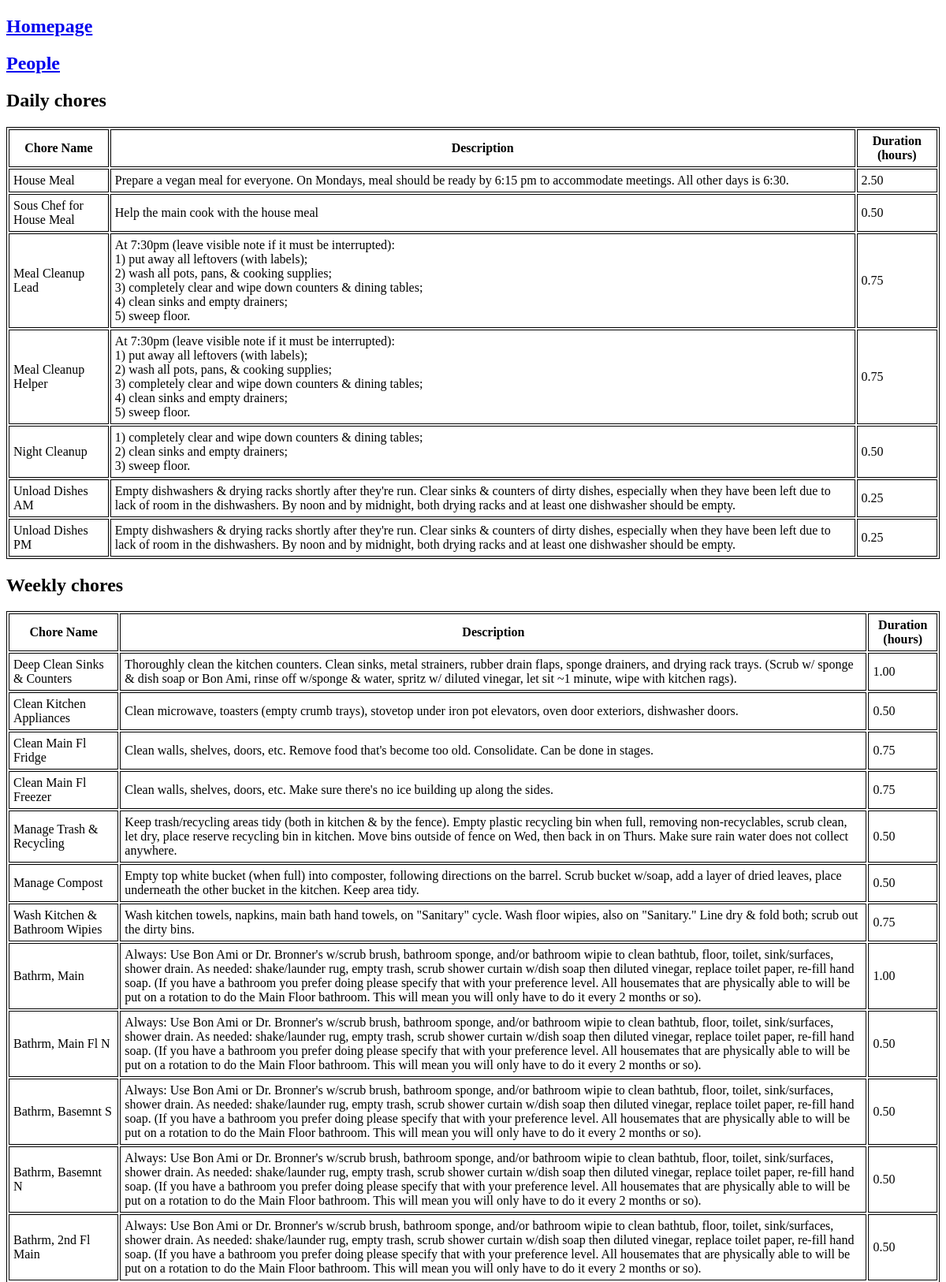
The page /tasks (upper part) on the database its author committed.
### tables this page shows
CREATE TABLE "daily_tasks" (
"id" INTEGER,
  "task" TEXT,
  "category" TEXT,
  "description" TEXT,
  "duration_hours" REAL
);

CREATE TABLE "weekly_tasks" (
"id" INTEGER,
  "task" TEXT,
  "category" TEXT,
  "description" TEXT,
  "duration_hours" REAL
);

### chore_chart.py (the view)
@app.route("/tasks")
def tasks():
    with sqlite3.connect(db) as con:
        daily_tasks = pd.read_sql(con=con, sql="SELECT * FROM daily_tasks")
        weekly_tasks = pd.read_sql(con=con, sql="SELECT * FROM weekly_tasks")
        occasional_tasks = pd.read_sql(
            con=con, sql="SELECT * FROM occasional_tasks",
            parse_dates = 'date_last_performed'
        )
        seasonal_tasks = pd.read_sql(
            con=con, sql="SELECT * FROM seasonal_tasks",
            parse_dates = 'date_last_performed'
        )
    return render_template(
        "tasks.html",
        daily_chores = daily_tasks,
        weekly_chores = weekly_tasks,
        occasional_chores = occasional_tasks,
        seasonal_chores = seasonal_tasks
    )

### templates/tasks.html (shortened to what this page needs)
<!doctype html>
<html>
  <head>
    <link rel="stylesheet" href="{{ url_for('static', filename='style.css') }}">
  </head>
  <body>
    <h2><a href="/">Homepage</a></h2>
    <h2><a href="/people">People</a></h2>
    <h2>Daily chores</h2>
    <table>
      <tr>
	<th>Chore Name</th>
	<th>Description</th>
	<th>Duration (hours)</th>
      </tr>
      {% for chore in daily_chores.itertuples() %}
      <tr>
	<td>{{chore.task}}</td>
	<td>{{chore.description.replace('\n', '<br>') | safe}}</td>
	<td>{{'%.2f' % chore.duration_hours}}</td>
      </tr>
      {% endfor %}
    </table>
    <h2>Weekly chores</h2>
    <table>
      <tr>
	<th>Chore Name</th>
	<th>Description</th>
	<th>Duration (hours)</th>
      </tr>
      {% for chore in weekly_chores.itertuples() %}
      <tr>
	<td>{{chore.task}}</td>
	<td>{{chore.description.replace('\n', '<br>') | safe}}</td>
	<td>{{'%.2f' % chore.duration_hours}}</td>
      </tr>
      {% endfor %}
    </table>
  </body>
</html>

### static/style.css (style rules this page uses)
table, th, td { border: 1px solid; }
th, td { padding: 5px; }

### rows shown on the page
daily_tasks: task "House Meal", description.replace "Prepare a vegan meal for everyone. On Mondays, meal should be ready by 6:15 pm to accommodate meetings. All other days is 6:30.", duration_hours "2.50"
daily_tasks: task "Sous Chef for House Meal", description.replace "Help the main cook with the house meal", duration_hours "0.50"
daily_tasks: task "Meal Cleanup Lead", description.replace "At 7:30pm (leave visible note if it must be interrupted): 1) put away all leftovers (with labels); 2) wash all pots, pans, & cooking supplies; 3) completely clear and wipe down counters & dining tables; 4) clean sinks and empty drainers; 5) sweep floor.", duration_hours "0.75"
daily_tasks: task "Meal Cleanup Helper", description.replace "At 7:30pm (leave visible note if it must be interrupted): 1) put away all leftovers (with labels); 2) wash all pots, pans, & cooking supplies; 3) completely clear and wipe down counters & dining tables; 4) clean sinks and empty drainers; 5) sweep floor.", duration_hours "0.75"
daily_tasks: task "Night Cleanup", description.replace "1) completely clear and wipe down counters & dining tables; 2) clean sinks and empty drainers; 3) sweep floor.", duration_hours "0.50"
daily_tasks: task "Unload Dishes AM", description.replace "Empty dishwashers & drying racks shortly after they're run. Clear sinks & counters of dirty dishes, especially when they have been left due to lack of room in the dishwashers. By noon and by midnight, both drying racks and at least one dishwasher should be empty.", duration_hours "0.25"
daily_tasks: task "Unload Dishes PM", description.replace "Empty dishwashers & drying racks shortly after they're run. Clear sinks & counters of dirty dishes, especially when they have been left due to lack of room in the dishwashers. By noon and by midnight, both drying racks and at least one dishwasher should be empty.", duration_hours "0.25"
weekly_tasks: task "Deep Clean Sinks & Counters", description.replace "Thoroughly clean the kitchen counters. Clean sinks, metal strainers, rubber drain flaps, sponge drainers, and drying rack trays. (Scrub w/ sponge & dish soap or Bon Ami, rinse off w/sponge & water, spritz w/ diluted vinegar, let sit ~1 minute, wipe with kitchen rags).", duration_hours "1.00"
weekly_tasks: task "Clean Kitchen Appliances", description.replace "Clean microwave, toasters (empty crumb trays), stovetop under iron pot elevators, oven door exteriors, dishwasher doors.", duration_hours "0.50"
weekly_tasks: task "Clean Main Fl Fridge", description.replace "Clean walls, shelves, doors, etc. Remove food that's become too old. Consolidate. Can be done in stages.", duration_hours "0.75"
weekly_tasks: task "Clean Main Fl Freezer", description.replace "Clean walls, shelves, doors, etc. Make sure there's no ice building up along the sides.", duration_hours "0.75"
weekly_tasks: task "Manage Trash & Recycling", description.replace "Keep trash/recycling areas tidy (both in kitchen & by the fence). Empty plastic recycling bin when full, removing non-recyclables, scrub clean, let dry, place reserve recycling bin in kitchen. Move bins outside of fence on Wed, then back in on Thurs. Make sure rain water does not collect anywhere.", duration_hours "0.50"
weekly_tasks: task "Manage Compost", description.replace "Empty top white bucket (when full) into composter, following directions on the barrel. Scrub bucket w/soap, add a layer of dried leaves, place underneath the other bucket in the kitchen. Keep area tidy.", duration_hours "0.50"
weekly_tasks: task "Wash Kitchen & Bathroom Wipies", description.replace "Wash kitchen towels, napkins, main bath hand towels, on \"Sanitary\" cycle. Wash floor wipies, also on \"Sanitary.\" Line dry & fold both; scrub out the dirty bins.", duration_hours "0.75"
weekly_tasks: task "Bathrm, Main", description.replace "Always: Use Bon Ami or Dr. Bronner's w/scrub brush, bathroom sponge, and/or bathroom wipie to clean bathtub, floor, toilet, sink/surfaces, shower drain. As needed: shake/launder rug, empty trash, scrub shower curtain w/dish soap then diluted vinegar, replace toilet paper, re-fill hand soap. (If you have a bathroom you prefer doing please specify that with your preference level. All housemates that are physically able to will be put on a rotation to do the Main Floor bathroom. This will mean you will only have to do it every 2 months or so).", duration_hours "1.00"
weekly_tasks: task "Bathrm, Main Fl N", description.replace "Always: Use Bon Ami or Dr. Bronner's w/scrub brush, bathroom sponge, and/or bathroom wipie to clean bathtub, floor, toilet, sink/surfaces, shower drain. As needed: shake/launder rug, empty trash, scrub shower curtain w/dish soap then diluted vinegar, replace toilet paper, re-fill hand soap. (If you have a bathroom you prefer doing please specify that with your preference level. All housemates that are physically able to will be put on a rotation to do the Main Floor bathroom. This will mean you will only have to do it every 2 months or so).", duration_hours "0.50"
weekly_tasks: task "Bathrm, Basemnt S", description.replace "Always: Use Bon Ami or Dr. Bronner's w/scrub brush, bathroom sponge, and/or bathroom wipie to clean bathtub, floor, toilet, sink/surfaces, shower drain. As needed: shake/launder rug, empty trash, scrub shower curtain w/dish soap then diluted vinegar, replace toilet paper, re-fill hand soap. (If you have a bathroom you prefer doing please specify that with your preference level. All housemates that are physically able to will be put on a rotation to do the Main Floor bathroom. This will mean you will only have to do it every 2 months or so).", duration_hours "0.50"
weekly_tasks: task "Bathrm, Basemnt N", description.replace "Always: Use Bon Ami or Dr. Bronner's w/scrub brush, bathroom sponge, and/or bathroom wipie to clean bathtub, floor, toilet, sink/surfaces, shower drain. As needed: shake/launder rug, empty trash, scrub shower curtain w/dish soap then diluted vinegar, replace toilet paper, re-fill hand soap. (If you have a bathroom you prefer doing please specify that with your preference level. All housemates that are physically able to will be put on a rotation to do the Main Floor bathroom. This will mean you will only have to do it every 2 months or so).", duration_hours "0.50"
weekly_tasks: task "Bathrm, 2nd Fl Main", description.replace "Always: Use Bon Ami or Dr. Bronner's w/scrub brush, bathroom sponge, and/or bathroom wipie to clean bathtub, floor, toilet, sink/surfaces, shower drain. As needed: shake/launder rug, empty trash, scrub shower curtain w/dish soap then diluted vinegar, replace toilet paper, re-fill hand soap. (If you have a bathroom you prefer doing please specify that with your preference level. All housemates that are physically able to will be put on a rotation to do the Main Floor bathroom. This will mean you will only have to do it every 2 months or so).", duration_hours "0.50"
